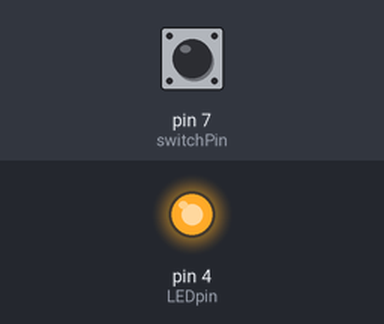
The sketch below on a simulated Arduino Uno, built with avr-gcc and run on an emulated ATmega328P. Shown: output pins drawn as LEDs (lit = HIGH). Dashed ring = blinking. The inputs (shaded band) are chosen by the test bench; at power-on: pin 7 (switchPin) HIGH.

Above: at 1.2 s.
1.3 s: pin 7 (switchPin) pulled LOW for 3.2 s
At 5.3 s:
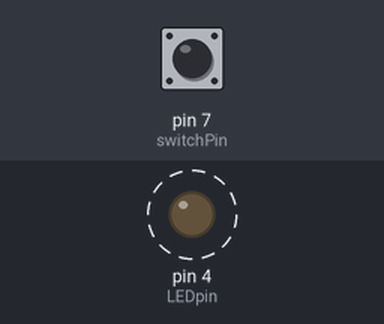
6.3 s: pin 7 (switchPin) pulled LOW for 0.15 s
At 8.0 s:
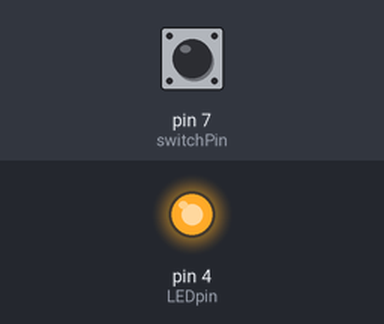
Timing chart, 0 to 9.5 s (numbered marks = the images above; inputs shaded):
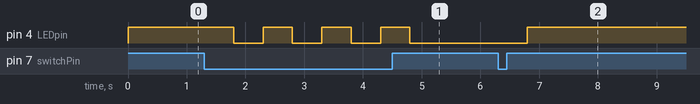

Measured:
- after the input at 1.3 s, pin 4 (LEDpin): alternates HIGH for 0.50 s and LOW for 0.50 s, 7 changes in all, then stays LOW, starting after 0.50 s
- after the input at 6.3 s, pin 4 (LEDpin): LOW → HIGH after 0.50 s

The sketch:

test.ino
```cpp
int LEDpin = 4;       // LED on pin 5
int switchPin = 7;   // momentary switch on 13, other side connected to ground

boolean running = true;

void setup()
{
//  Serial.begin(9600);
  pinMode(LEDpin, OUTPUT);
  pinMode(switchPin, INPUT_PULLUP);
//  digitalWrite(switchPin, HIGH);      // turn on pullup resistor
}

void loop()
{
  if (digitalRead(switchPin) == LOW)
  {  // switch is pressed - pullup keeps pin high normally
    delay(500);
    running = !running;
//    Serial.println(running);
    // indicate via LED
  }
if(running){digitalWrite(LEDpin,HIGH);}else{digitalWrite(LEDpin,LOW);}

}
```
